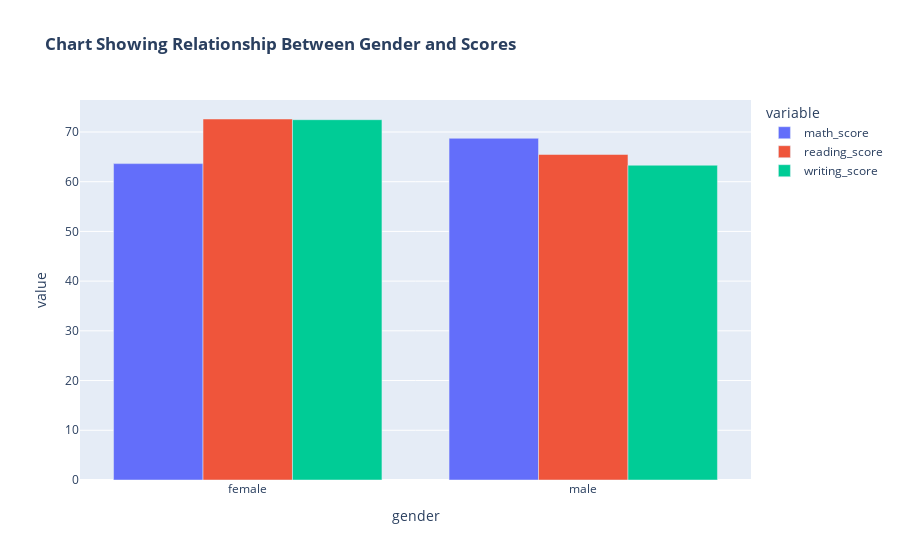

Notebook code for this chart:
### Code cell
fig3 = data.groupby('gender').agg({'math_score' : 'mean','reading_score' : 'mean','writing_score' : 'mean'})
px.bar(data_frame=fig3, barmode='group',title = "<b>Chart Showing Relationship Between Gender and Scores</b>")

### Figure 1 — Plotly figure (JSON) as saved in the notebook; plotly's stock layout.template omitted (floating-point values rounded to 4 significant figures)
{"data": [{"alignmentgroup": "True", "hovertemplate": "variable=math_score<br>gender=%{x}<br>value=%{y}<extra></extra>", "legendgroup": "math_score", "marker": {"color": "#636efa", "pattern": {"shape": ""}}, "name": "math_score", "offsetgroup": "math_score", "orientation": "v", "showlegend": true, "textposition": "auto", "type": "bar", "x": ["female", "male"], "xaxis": "x", "y": [63.63, 68.73], "yaxis": "y"}, {"alignmentgroup": "True", "hovertemplate": "variable=reading_score<br>gender=%{x}<br>value=%{y}<extra></extra>", "legendgroup": "reading_score", "marker": {"color": "#EF553B", "pattern": {"shape": ""}}, "name": "reading_score", "offsetgroup": "reading_score", "orientation": "v", "showlegend": true, "textposition": "auto", "type": "bar", "x": ["female", "male"], "xaxis": "x", "y": [72.61, 65.47], "yaxis": "y"}, {"alignmentgroup": "True", "hovertemplate": "variable=writing_score<br>gender=%{x}<br>value=%{y}<extra></extra>", "legendgroup": "writing_score", "marker": {"color": "#00cc96", "pattern": {"shape": ""}}, "name": "writing_score", "offsetgroup": "writing_score", "orientation": "v", "showlegend": true, "textposition": "auto", "type": "bar", "x": ["female", "male"], "xaxis": "x", "y": [72.47, 63.31], "yaxis": "y"}], "layout": {"barmode": "group", "legend": {"title": {"text": "variable"}, "tracegroupgap": 0}, "title": {"text": "<b>Chart Showing Relationship Between Gender and Scores</b>"}, "xaxis": {"anchor": "y", "domain": [0, 1], "title": {"text": "gender"}}, "yaxis": {"anchor": "x", "domain": [0, 1], "title": {"text": "value"}}}}
